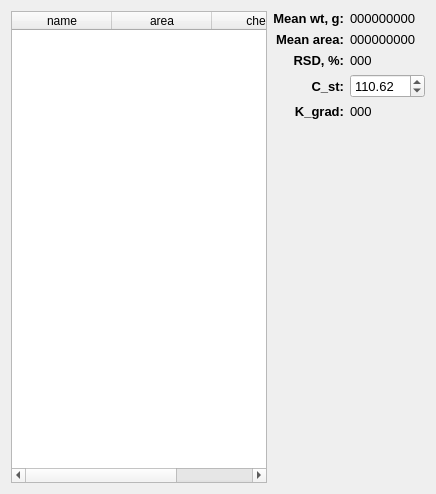
     <widget class="QWidget" name="S5">
      <attribute name="title">
       <string>S4CO2m (S5)</string>
      </attribute>
      <layout class="QGridLayout" name="gridLayout_9">
       <item row="0" column="0" rowspan="6">
        <widget class="QTableWidget" name="tableWidget_S5">
         <column>
          <property name="text">
           <string>name</string>
          </property>
         </column>
         <column>
          <property name="text">
           <string>area</string>
          </property>
         </column>
         <column>
          <property name="text">
           <string>check</string>
          </property>
         </column>
        </widget>
       </item>
       <item row="0" column="1">
        <widget class="QLabel" name="label_44">
         <property name="font">
          <font>
           <pointsize>10</pointsize>
           <weight>75</weight>
           <bold>true</bold>
          </font>
         </property>
         <property name="text">
          <string>Mean wt, g:</string>
         </property>
         <property name="alignment">
          <set>Qt::AlignRight|Qt::AlignTrailing|Qt::AlignVCenter</set>
         </property>
        </widget>
       </item>
       <item row="0" column="2">
        <widget class="QLabel" name="S5_wt">
         <property name="font">
          <font>
           <pointsize>10</pointsize>
          </font>
         </property>
         <property name="text">
          <string>000000000</string>
         </property>
        </widget>
       </item>
       <item row="1" column="1">
        <widget class="QLabel" name="label_16">
         <property name="font">
          <font>
           <pointsize>10</pointsize>
           <weight>75</weight>
           <bold>true</bold>
          </font>
         </property>
         <property name="text">
          <string>Mean area:</string>
         </property>
         <property name="alignment">
          <set>Qt::AlignRight|Qt::AlignTrailing|Qt::AlignVCenter</set>
         </property>
        </widget>
       </item>
       <item row="1" column="2">
        <widget class="QLabel" name="S5_mean">
         <property name="font">
          <font>
           <pointsize>10</pointsize>
          </font>
         </property>
         <property name="text">
          <string>000000000</string>
         </property>
        </widget>
       </item>
       <item row="2" column="1">
        <widget class="QLabel" name="label_15">
         <property name="font">
          <font>
           <pointsize>10</pointsize>
           <weight>75</weight>
           <bold>true</bold>
          </font>
         </property>
         <property name="text">
          <string>RSD, %:</string>
         </property>
         <property name="alignment">
          <set>Qt::AlignRight|Qt::AlignTrailing|Qt::AlignVCenter</set>
         </property>
        </widget>
       </item>
       <item row="2" column="2">
        <widget class="QLabel" name="S5_RSD">
         <property name="font">
          <font>
           <pointsize>10</pointsize>
          </font>
         </property>
         <property name="text">
          <string>000</string>
         </property>
        </widget>
       </item>
       <item row="3" column="1">
        <widget class="QLabel" name="label_33">
         <property name="font">
          <font>
           <pointsize>10</pointsize>
           <weight>75</weight>
           <bold>true</bold>
          </font>
         </property>
         <property name="text">
          <string>C_st:</string>
         </property>
         <property name="alignment">
          <set>Qt::AlignRight|Qt::AlignTrailing|Qt::AlignVCenter</set>
         </property>
        </widget>
       </item>
       <item row="3" column="2">
        <widget class="QDoubleSpinBox" name="S5_Cst">
         <property name="font">
          <font>
           <pointsize>10</pointsize>
          </font>
         </property>
         <property name="maximum">
          <double>1000.000000000000000</double>
         </property>
         <property name="singleStep">
          <double>0.010000000000000</double>
         </property>
         <property name="value">
          <double>110.620000000000005</double>
         </property>
        </widget>
       </item>
       <item row="4" column="1">
        <widget class="QLabel" name="label_34">
         <property name="font">
          <font>
           <pointsize>10</pointsize>
           <weight>75</weight>
           <bold>true</bold>
          </font>
         </property>
         <property name="text">
          <string>K_grad:</string>
         </property>
         <property name="alignment">
          <set>Qt::AlignRight|Qt::AlignTrailing|Qt::AlignVCenter</set>
         </property>
        </widget>
       </item>
       <item row="4" column="2">
        <widget class="QLabel" name="S5_Kg">
         <property name="font">
          <font>
           <pointsize>10</pointsize>
          </font>
         </property>
         <property name="text">
          <string>000</string>
         </property>
        </widget>
       </item>
       <item row="5" column="1" colspan="2">
        <spacer name="verticalSpacer_8">
         <property name="orientation">
          <enum>Qt::Vertical</enum>
         </property>
         <property name="sizeHint" stdset="0">
          <size>
           <width>20</width>
           <height>364</height>
          </size>
         </property>
        </spacer>
       </item>
      </layout>
     </widget>
